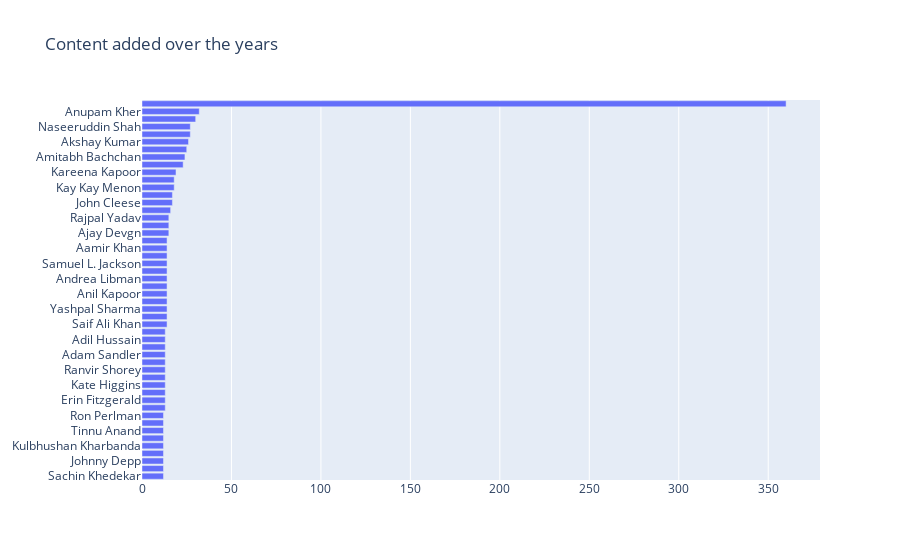

Source (notebook cell):
### Code cell
# from collections import Counter
# col = "genre"
# movies["cast"].fillna("No Cast", inplace = True) 
# categories = ", ".join(movies['cast']).split(", ")
# counter_list = Counter(categories).most_common(50)
# labels = [_[0] for _ in counter_list][::-1]
# values = [_[1] for _ in counter_list][::-1]
# trace1 = go.Bar(y=labels, x=values, orientation="h", name="Movie")
# data = [trace1]
# layout = go.Layout(title="Content added over the years", legend=dict(x=0.1, y=1.1, orientation="h"))
# fig = go.Figure(data, layout=layout)
# # plt.bar(df['Age'], df['Sales']) 
# fig.show()
# #most popular actor by country

### Figure 1 — Plotly figure (JSON) as saved in the notebook; plotly's stock layout.template omitted (floating-point values rounded to 4 significant figures)
{"data": [{"name": "Movie", "orientation": "h", "type": "bar", "x": [12, 12, 12, 12, 12, 12, 12, 12, 12, 13, 13, 13, 13, 13, 13, 13, 13, 13, 13, 13, 14, 14, 14, 14, 14, 14, 14, 14, 14, 14, 14, 14, 15, 15, 15, 16, 17, 17, 18, 18, 19, 23, 24, 25, 26, 27, 27, 30, 32, 360], "y": ["Sachin Khedekar", "Samuel West", "Johnny Depp", "Morgan Freeman", "Kulbhushan Kharbanda", "Vipin Sharma", "Tinnu Anand", "Manoj Joshi", "Ron Perlman", "Nawazuddin Siddiqui", "Erin Fitzgerald", "Priyanka Chopra", "Kate Higgins", "Vijay Raaz", "Ranvir Shorey", "Katrina Kaif", "Adam Sandler", "Molly Shannon", "Adil Hussain", "Laura Bailey", "Saif Ali Khan", "Manoj Bajpayee", "Yashpal Sharma", "Salman Khan", "Anil Kapoor", "Fred Tatasciore", "Andrea Libman", "Amrish Puri", "Samuel L. Jackson", "Danny Trejo", "Aamir Khan", "James Franco", "Ajay Devgn", "Asrani", "Rajpal Yadav", "Jackie Shroff", "John Cleese", "Nicolas Cage", "Kay Kay Menon", "Gulshan Grover", "Kareena Kapoor", "Boman Irani", "Amitabh Bachchan", "Paresh Rawal", "Akshay Kumar", "Om Puri", "Naseeruddin Shah", "Shah Rukh Khan", "Anupam Kher", "No Cast"]}], "layout": {"legend": {"orientation": "h", "x": 0.1, "y": 1.1}, "title": {"text": "Content added over the years"}}}
